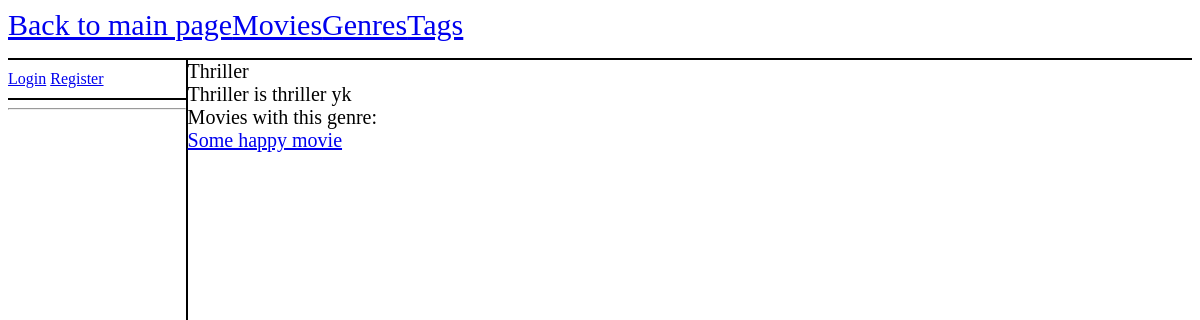
Page /movies/genre/2/ on the earlier database version.
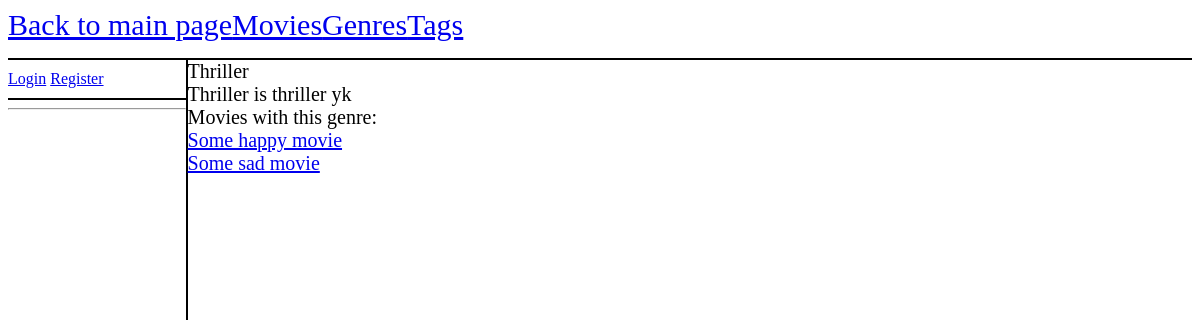
Same page on the later database version.
### movies/models.py (models this page shows, shortened)
class Movie(models.Model):
    name = models.CharField(max_length=100)
    description = models.TextField(max_length=500)
    created_at = models.DateTimeField(auto_now_add=True)
    updated_at = models.DateTimeField(auto_now=True)
    created_by = models.ForeignKey(User, on_delete=models.SET_NULL, null=True, related_name='movies_created')
    updated_by = models.ForeignKey(User, on_delete=models.SET_NULL, null=True, related_name='movies_updated')
    public = models.BooleanField(default=False)
    genres = models.ManyToManyField(Genre)
    tags = models.ManyToManyField(Tag)
    def __str__(self):
        return self.name

### movies/views.py (the view)
# urls.py: path("genre/<int:genre_id>/", views.genre_detail, name="genre_detail"),
def genre_detail(request, genre_id):
    context = {}
    genre = get_object_or_404(Genre, pk=genre_id)
    movies = genre.movie_set.all()
    context["genre"] = genre
    context["movies"] = movies
    return render(request, "movies/genre_detail.html", context)

### movies/templates/movies/genre_detail.html (shortened to what this page needs)
{% extends 'movies/template.html' %}
{% block left_panel %}
    <hr/>
{% endblock left_panel %}
{% block content %}
    <div class = "right-panel">
        {{ genre.name }}<br/>
        {{ genre.description }}<br/>
        Movies with this genre:<br/>
        {% for movie in movies %}
            <a href="{% url 'movie_detail' movie.id %}">{{ movie }}</a></br>
        {% endfor %}
    </div>
{% endblock content %}

Differences in the rows shown:
now on this page (row edited): Movie: name "Some sad movie"
